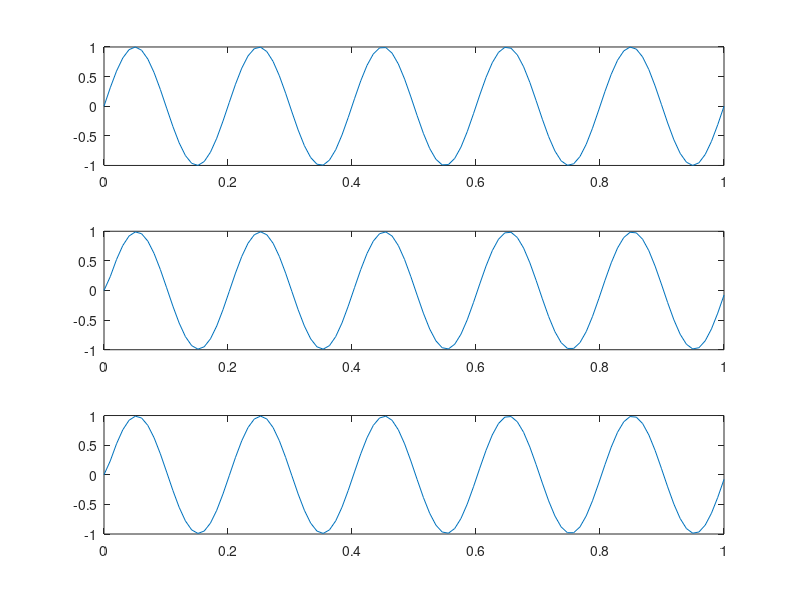

Recreate this plot in MATLAB.
%To prove the distributive property
clc
clear all
close all
%Step 1: Generate the input sequence
t=linspace(0,1,100);
x=sin(2*pi*5*t);
h1=[0.5,0.5];
h2=[0.25,-0.25];
h=h1+h2;
y1=conv(x,h);
y21=conv(x,h1);
y22=conv(x,h2);
y2=y21+y22;
%Plotting the result
subplot(3,1,1),plot(t,x),
subplot(3,1,2),plot(t,y1(1:length(t))),
subplot(3,1,3),plot(t,y2(1:length(t)))
